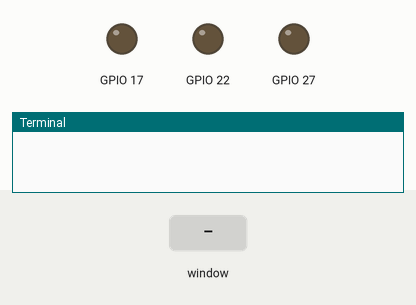
Simulated run of this program. Board: Raspberry Pi (BCM pin numbers). On the bench: output pins drawn as LEDs (lit = HIGH), the last lines printed to the terminal. Inputs (shaded band) come from the test bench. The desktop window is not drawn, its controls go by their first labels and the mouse button is held 0.15 s.

Above: at 1.2 s.
1.3 s: control labelled "GREEN" in the window clicked
At 2.0 s:
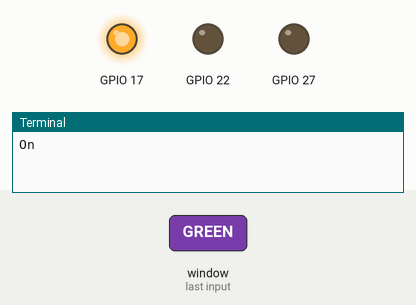
2.8 s: control labelled "RED" in the window clicked
At 3.2 s:
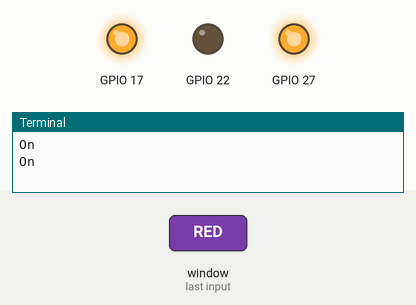
4.3 s: control labelled "BLUE" in the window clicked
At 5.5 s:
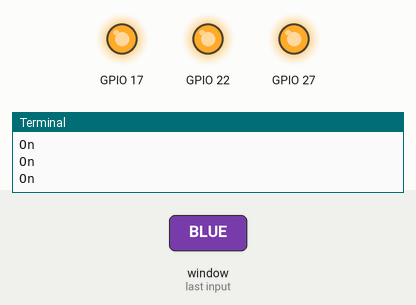
5.8 s: control labelled "GREEN" in the window clicked
At 6.7 s:
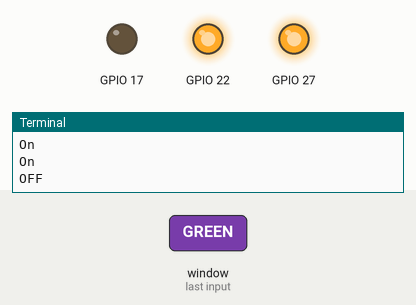
7.3 s: control labelled "RED" in the window clicked
At 7.8 s:
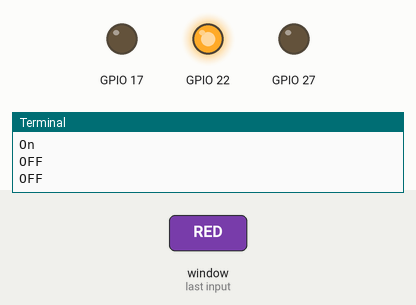
Timing chart, 0 to 9.8 s (numbered marks = the images above; inputs shaded):
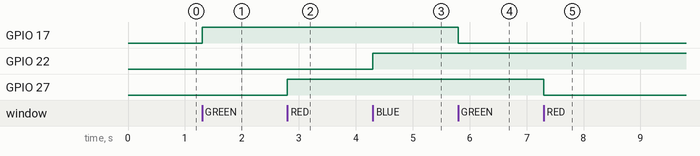

The program:

Code.py
```python
from PyQt5 import QtWidgets
from PyQt5.QtWidgets import QApplication, QMainWindow
import sys

import gpiod

# Create the chip object once
chip = gpiod.Chip('gpiochip4')

green_LED_PIN = 17
green_LED_line = chip.get_line(green_LED_PIN)
green_LED_line.request(consumer="LED", type=gpiod.LINE_REQ_DIR_OUT)

red_LED_PIN = 27
red_LED_line = chip.get_line(red_LED_PIN)
red_LED_line.request(consumer="LED", type=gpiod.LINE_REQ_DIR_OUT)

blue_LED_PIN = 22
blue_LED_line = chip.get_line(blue_LED_PIN)
blue_LED_line.request(consumer="LED", type=gpiod.LINE_REQ_DIR_OUT)


# Initialize LED states
green_LED_state = False
red_LED_state = False
blue_LED_state = False


def green_clicked():
    global green_LED_state

    if green_LED_state:
        green_LED_line.set_value(0)
        green_LED_state = False
        print("OFF")
    else:
        green_LED_line.set_value(1)
        green_LED_state = True
        print("On")

def red_clicked():
    global red_LED_state

    if red_LED_state:
        red_LED_line.set_value(0)
        red_LED_state = False
        print("OFF")
    else:
        red_LED_line.set_value(1)
        red_LED_state = True
        print("On")

def blue_clicked():
    global blue_LED_state

    if blue_LED_state:
        blue_LED_line.set_value(0)
        blue_LED_state = False
        print("OFF")
    else:
        blue_LED_line.set_value(1)
        blue_LED_state = True
        print("On")


def window():
    # setting up the window properties
    app = QApplication(sys.argv)
    win = QMainWindow()

    win.setGeometry(200, 200, 300, 300)
    win.setWindowTitle("SIT210 - Task 5.1P")

    # main label or heading
    label = QtWidgets.QLabel(win)
    label.setText("SIT210 - Task 5.1P")

    # Green LED button
    green_LED = QtWidgets.QPushButton(win)
    green_LED.setText("GREEN")
    green_LED.move(100, 50)
    green_LED.clicked.connect(green_clicked)

    # Red LED button
    red_LED = QtWidgets.QPushButton(win)
    red_LED.setText("RED")
    red_LED.move(100, 100)
    red_LED.clicked.connect(red_clicked)

    # Blue LED button
    blue_LED = QtWidgets.QPushButton(win)
    blue_LED.setText("BLUE")
    blue_LED.move(100, 150)
    blue_LED.clicked.connect(blue_clicked)

    # show the window at the end of function
    win.show()
    sys.exit(app.exec_())

window()
```

Measured:
- after the input at 1.3 s, GPIO 17: LOW → HIGH at once
- after the input at 2.8 s, GPIO 27: LOW → HIGH at once
- after the input at 4.3 s, GPIO 22: LOW → HIGH at once
- after the input at 5.8 s, GPIO 17: HIGH → LOW at once
- after the input at 7.3 s, GPIO 27: HIGH → LOW at once
